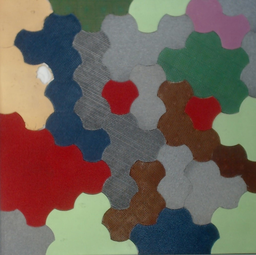
#> input picture 1.jpg_croped.png, 256 x 255 px, shrunk from 1030 x 1025 before the run
$ python FilterSeq.py
#> lines starting #> are read from the running program, lines starting #| are printed output that depends on the picture
import cv2
import numpy as np

img = cv2.imread('1.jpg_croped.png')
#> img is the input picture: shape (255, 256, 3); mean B, G, R 88.7, 97.4, 109.1


blur = cv2.medianBlur(img, 31)
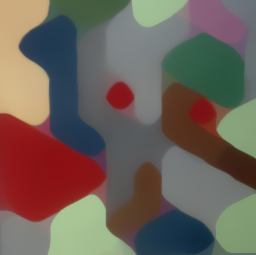
#> blur: shape (255, 256, 3); mean B, G, R 89.1, 97.3, 109.4

image = cv2.cvtColor(blur, cv2.COLOR_BGR2RGB)

pixel_vals = image.reshape((-1, 3))
cv2.imwrite('blur.png', img)

pixel_vals = np.float32(pixel_vals)
criteria = (cv2.TERM_CRITERIA_EPS + cv2.TERM_CRITERIA_MAX_ITER, 100000, 0)
k = 18
retval, labels, centers = cv2.kmeans(pixel_vals, k, None, criteria, 18, cv2.KMEANS_RANDOM_CENTERS)
#> retval = 6415058.1; centers = 18 rows, first 8: [86.45, 86.18, 86.38], [153.6, 136.8, 117.4], [127.5, 130.8, 130.7], [73.44, 40.68, 24.93], [39, 60.79, 82.06], [105.4, 108, 110.8], [131.5, 158.2, 119], [131.5, 94.82, 117.4]
centers = np.uint8(centers)
#> centers = 18 rows, first 8: [86, 86, 86], [153, 136, 117], [127, 130, 130], [73, 40, 24], [39, 60, 82], [105, 107, 110], [131, 158, 119], [131, 94, 117]
segmented_data = centers[labels.flatten()]
segmented_image = segmented_data.reshape((image.shape))
img = cv2.cvtColor(segmented_image, cv2.COLOR_RGB2BGR)

for i in range(img.shape[0]):
    for j in range(img.shape[1]-1):
        if ((img[i,j][0] + img[i,j][1] + img[i,j][2]) - (img[i,j+1][0]+img[i,j+1][1]+img[i,j+1][2])) >= 10:
            img[i,j] = (0,0,0)
        else:
            img[i, j] = (255, 255, 255)
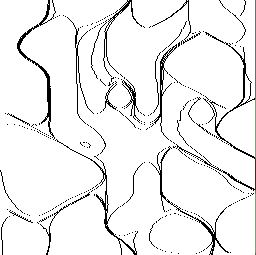
#> img: shape (255, 256, 3); mean B, G, R 238.5, 238.6, 238.6

cv2.imwrite('diff.png', img)
